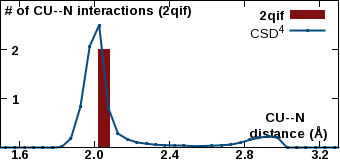

Reproduce this figure in gnuplot.
set encoding iso_8859_1
set terminal pngcairo transparent enhanced size 340, 160 font "Arial Bold,10"
set output "/var/www/html/csgid/app/webroot/neighborhood_temp/2qif/CU--N.png"
set lmargin at screen 0.00
set bmargin at screen 0.08
set rmargin at screen 0.995
set tmargin at screen 1.00
set xrange [1.5:3.3]
set format x "%3.1f"
set xtics 1.6,0.4,3.2
set xtics offset 0,graph 0.065
set yrange [0:17216.4]
unset ytics
set y2range [0:3]
set y2tics 1,1,2
set y2tics offset -49,graph 0.00
set y2tics mirror
set view 80,45
set key top right
set boxwidth 0.06
set style fill solid 1.0
set xlabel "CU--N \n distance (\305)" offset 17,4.4
set y2label "# of CU--N interactions (2qif)" offset -40,4 rotate by 0
plot "-" using ($1+0.05):2 with boxes lc rgb "#801010" axis x1y2 title "2qif", \
     "/var/www/html/csgid/app/webroot/neighborhood_temp/csd_metal_distances/CU--N.csv" using ($1+0.025):2 with linespoints linewidth 2 pointtype 7 pointsize 0.2 lc rgb "#074a7e" title "CSD^{4}" axis x1y1
2	2
e
